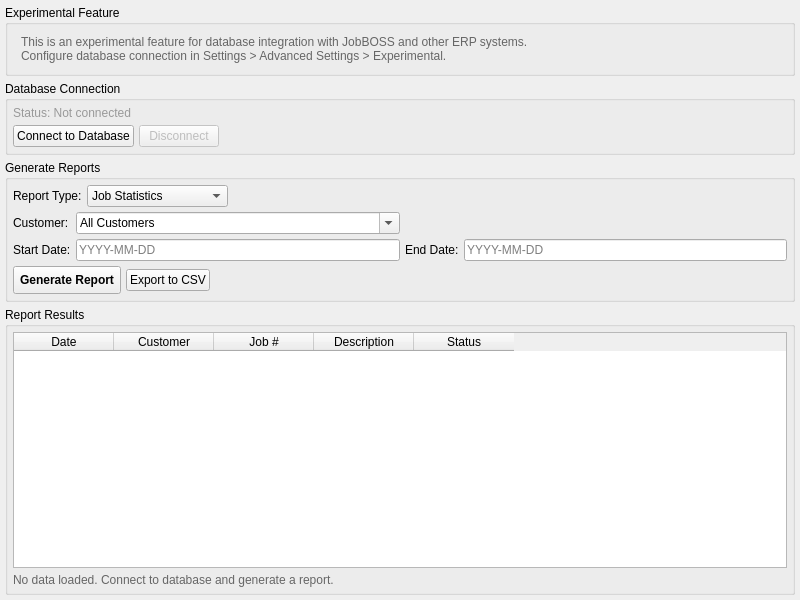
<?xml version="1.0" encoding="UTF-8"?>
<ui version="4.0">
 <class>ReportingTab</class>
 <widget class="QWidget" name="ReportingTab">
  <property name="geometry">
   <rect>
    <x>0</x>
    <y>0</y>
    <width>800</width>
    <height>600</height>
   </rect>
  </property>
  <property name="windowTitle">
   <string>Reporting</string>
  </property>
  <layout class="QVBoxLayout" name="verticalLayout">
   <property name="spacing">
    <number>5</number>
   </property>
   <property name="leftMargin">
    <number>5</number>
   </property>
   <property name="topMargin">
    <number>5</number>
   </property>
   <property name="rightMargin">
    <number>5</number>
   </property>
   <property name="bottomMargin">
    <number>5</number>
   </property>
   <item>
    <widget class="QGroupBox" name="experimentalGroupBox">
     <property name="title">
      <string>Experimental Feature</string>
     </property>
     <layout class="QVBoxLayout" name="experimentalLayout">
      <property name="spacing">
       <number>5</number>
      </property>
      <property name="leftMargin">
       <number>5</number>
      </property>
      <property name="topMargin">
       <number>5</number>
      </property>
      <property name="rightMargin">
       <number>5</number>
      </property>
      <property name="bottomMargin">
       <number>5</number>
      </property>
      <item>
       <widget class="QLabel" name="experimentalInfoLabel">
        <property name="text">
         <string>This is an experimental feature for database integration with JobBOSS and other ERP systems.
Configure database connection in Settings &gt; Advanced Settings &gt; Experimental.</string>
        </property>
        <property name="wordWrap">
         <bool>true</bool>
        </property>
        <property name="styleSheet">
         <string notr="true">color: #666; padding: 5px;</string>
        </property>
       </widget>
      </item>
     </layout>
    </widget>
   </item>
   <item>
    <widget class="QGroupBox" name="databaseGroupBox">
     <property name="title">
      <string>Database Connection</string>
     </property>
     <layout class="QVBoxLayout" name="databaseLayout">
      <property name="spacing">
       <number>5</number>
      </property>
      <property name="leftMargin">
       <number>5</number>
      </property>
      <property name="topMargin">
       <number>5</number>
      </property>
      <property name="rightMargin">
       <number>5</number>
      </property>
      <property name="bottomMargin">
       <number>5</number>
      </property>
      <item>
       <widget class="QLabel" name="db_status_label">
        <property name="text">
         <string>Status: Not connected</string>
        </property>
        <property name="styleSheet">
         <string notr="true">color: #999;</string>
        </property>
       </widget>
      </item>
      <item>
       <layout class="QHBoxLayout" name="dbButtonLayout">
        <item>
         <widget class="QPushButton" name="connect_db_btn">
          <property name="text">
           <string>Connect to Database</string>
          </property>
         </widget>
        </item>
        <item>
         <widget class="QPushButton" name="disconnect_db_btn">
          <property name="enabled">
           <bool>false</bool>
          </property>
          <property name="text">
           <string>Disconnect</string>
          </property>
         </widget>
        </item>
        <item>
         <spacer name="dbButtonSpacer">
          <property name="orientation">
           <enum>Qt::Horizontal</enum>
          </property>
          <property name="sizeHint" stdset="0">
           <size>
            <width>40</width>
            <height>20</height>
           </size>
          </property>
         </spacer>
        </item>
       </layout>
      </item>
     </layout>
    </widget>
   </item>
   <item>
    <widget class="QGroupBox" name="generateReportsGroupBox">
     <property name="title">
      <string>Generate Reports</string>
     </property>
     <layout class="QVBoxLayout" name="generateReportsLayout">
      <property name="spacing">
       <number>5</number>
      </property>
      <property name="leftMargin">
       <number>5</number>
      </property>
      <property name="topMargin">
       <number>5</number>
      </property>
      <property name="rightMargin">
       <number>5</number>
      </property>
      <property name="bottomMargin">
       <number>5</number>
      </property>
      <item>
       <layout class="QHBoxLayout" name="reportTypeLayout">
        <item>
         <widget class="QLabel" name="reportTypeLabel">
          <property name="text">
           <string>Report Type:</string>
          </property>
         </widget>
        </item>
        <item>
         <widget class="QComboBox" name="report_type_combo">
          <item>
           <property name="text">
            <string>Job Statistics</string>
           </property>
          </item>
          <item>
           <property name="text">
            <string>Jobs by Customer</string>
           </property>
          </item>
          <item>
           <property name="text">
            <string>Jobs by Date Range</string>
           </property>
          </item>
          <item>
           <property name="text">
            <string>Recent Jobs</string>
           </property>
          </item>
          <item>
           <property name="text">
            <string>Top Customers</string>
           </property>
          </item>
         </widget>
        </item>
        <item>
         <spacer name="reportTypeSpacer">
          <property name="orientation">
           <enum>Qt::Horizontal</enum>
          </property>
          <property name="sizeHint" stdset="0">
           <size>
            <width>40</width>
            <height>20</height>
           </size>
          </property>
         </spacer>
        </item>
       </layout>
      </item>
      <item>
       <layout class="QGridLayout" name="filterLayout">
        <item row="0" column="0">
         <widget class="QLabel" name="customerLabel">
          <property name="text">
           <string>Customer:</string>
          </property>
         </widget>
        </item>
        <item row="0" column="1">
         <widget class="QComboBox" name="report_customer_combo">
          <property name="editable">
           <bool>true</bool>
          </property>
          <item>
           <property name="text">
            <string>All Customers</string>
           </property>
          </item>
         </widget>
        </item>
        <item row="1" column="0">
         <widget class="QLabel" name="startDateLabel">
          <property name="text">
           <string>Start Date:</string>
          </property>
         </widget>
        </item>
        <item row="1" column="1">
         <widget class="QLineEdit" name="report_start_date">
          <property name="placeholderText">
           <string>YYYY-MM-DD</string>
          </property>
         </widget>
        </item>
        <item row="1" column="2">
         <widget class="QLabel" name="endDateLabel">
          <property name="text">
           <string>End Date:</string>
          </property>
         </widget>
        </item>
        <item row="1" column="3">
         <widget class="QLineEdit" name="report_end_date">
          <property name="placeholderText">
           <string>YYYY-MM-DD</string>
          </property>
         </widget>
        </item>
       </layout>
      </item>
      <item>
       <layout class="QHBoxLayout" name="generateButtonLayout">
        <item>
         <widget class="QPushButton" name="generate_report_btn">
          <property name="text">
           <string>Generate Report</string>
          </property>
          <property name="styleSheet">
           <string notr="true">font-weight: bold; padding: 6px;</string>
          </property>
         </widget>
        </item>
        <item>
         <widget class="QPushButton" name="export_report_btn">
          <property name="text">
           <string>Export to CSV</string>
          </property>
         </widget>
        </item>
        <item>
         <spacer name="generateButtonSpacer">
          <property name="orientation">
           <enum>Qt::Horizontal</enum>
          </property>
          <property name="sizeHint" stdset="0">
           <size>
            <width>40</width>
            <height>20</height>
           </size>
          </property>
         </spacer>
        </item>
       </layout>
      </item>
     </layout>
    </widget>
   </item>
   <item>
    <widget class="QGroupBox" name="reportResultsGroupBox">
     <property name="title">
      <string>Report Results</string>
     </property>
     <layout class="QVBoxLayout" name="reportResultsLayout">
      <property name="spacing">
       <number>5</number>
      </property>
      <property name="leftMargin">
       <number>5</number>
      </property>
      <property name="topMargin">
       <number>5</number>
      </property>
      <property name="rightMargin">
       <number>5</number>
      </property>
      <property name="bottomMargin">
       <number>5</number>
      </property>
      <item>
       <widget class="QTableWidget" name="report_table">
        <property name="selectionBehavior">
         <enum>QAbstractItemView::SelectRows</enum>
        </property>
        <column>
         <property name="text">
          <string>Date</string>
         </property>
        </column>
        <column>
         <property name="text">
          <string>Customer</string>
         </property>
        </column>
        <column>
         <property name="text">
          <string>Job #</string>
         </property>
        </column>
        <column>
         <property name="text">
          <string>Description</string>
         </property>
        </column>
        <column>
         <property name="text">
          <string>Status</string>
         </property>
        </column>
       </widget>
      </item>
      <item>
       <widget class="QLabel" name="report_status_label">
        <property name="text">
         <string>No data loaded. Connect to database and generate a report.</string>
        </property>
        <property name="styleSheet">
         <string notr="true">color: #666;</string>
        </property>
       </widget>
      </item>
     </layout>
    </widget>
   </item>
  </layout>
 </widget>
 <resources/>
 <connections/>
</ui>
